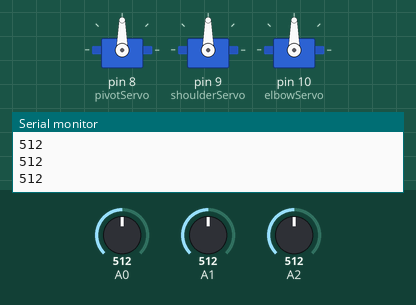
This sketch was run on a simulated Arduino Uno, built with avr-gcc and run on an emulated ATmega328P. Shown: 3 × servo, the last lines printed to the serial monitor. The test bench sets the inputs (shaded band); at power-on: A0 = 512, A1 = 512, A2 = 512.

Above: at 1.2 s.
1.3 s: A0 set to 716
At 2.5 s:
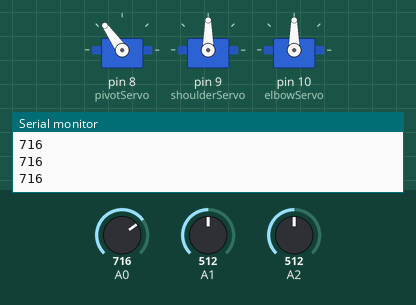
2.8 s: A1 set to 716
At 4.0 s:
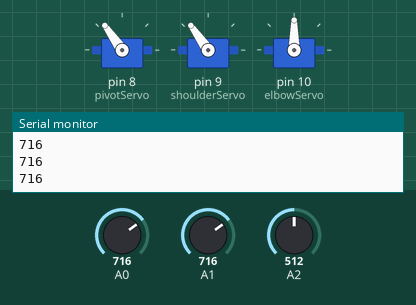
4.3 s: A2 set to 716
At 5.2 s:
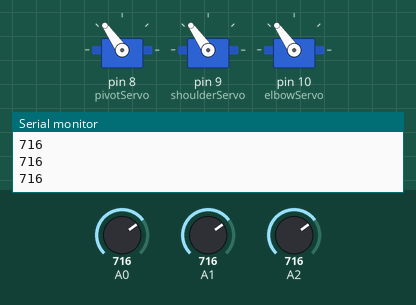
5.8 s: A0 set to 900
At 6.6 s:
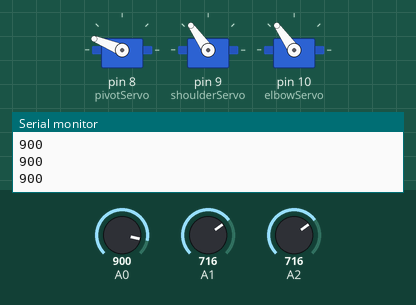
7.3 s: A1 set to 900
At 7.6 s:
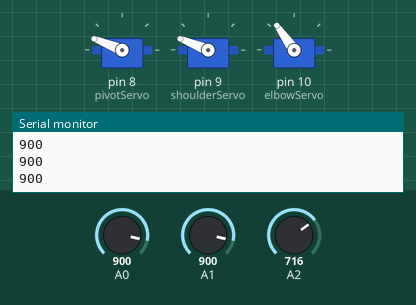
8.8 s: A2 set to 900
At 10.3 s:
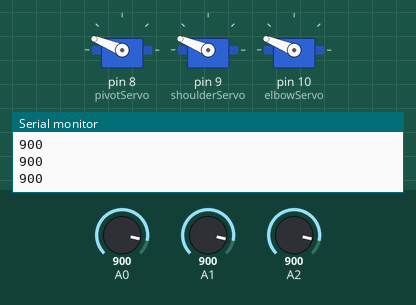
Timing chart, 0 to 11.3 s (numbered marks = the images above; inputs shaded):
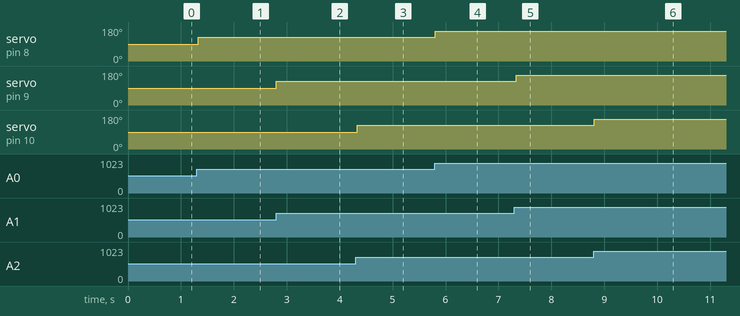

The sketch:

RoboticArm.ino
```cpp
#include <Servo.h>

Servo pivotServo;
Servo shoulderServo;
Servo elbowServo;

void setup() {
    pivotServo.attach(8);
    shoulderServo.attach(9);
    elbowServo.attach(10);
}

void loop() {
    Serial.begin(9600);
    int pivotInput = analogRead(0);
    int shoulderInput = analogRead(1);
    int elbowInput = analogRead(2);

    int pivotOutput = map(pivotInput, 0, 1023, 0, 180);
    int shoulderOutput = map(shoulderInput, 0, 1023, 0, 180);
    int elbowOutput = map(elbowInput, 0, 1023, 0, 180);

    Serial.println(pivotInput);

    pivotServo.write(pivotOutput);
    shoulderServo.write(shoulderOutput);
    elbowServo.write(elbowOutput);

    delay(50);

}
```

Measured:
- after the input at 1.3 s, servo on pin 8 (pivotServo): 90° → 125° at once
- after the input at 2.8 s, servo on pin 9 (shoulderServo): 90° → 125° at once
- after the input at 4.3 s, servo on pin 10 (elbowServo): 90° → 125° at once
- after the input at 5.8 s, servo on pin 8 (pivotServo): 125° → 158° at once
- after the input at 7.3 s, servo on pin 9 (shoulderServo): 125° → 158° at once
- after the input at 8.8 s, servo on pin 10 (elbowServo): 125° → 158° at once
